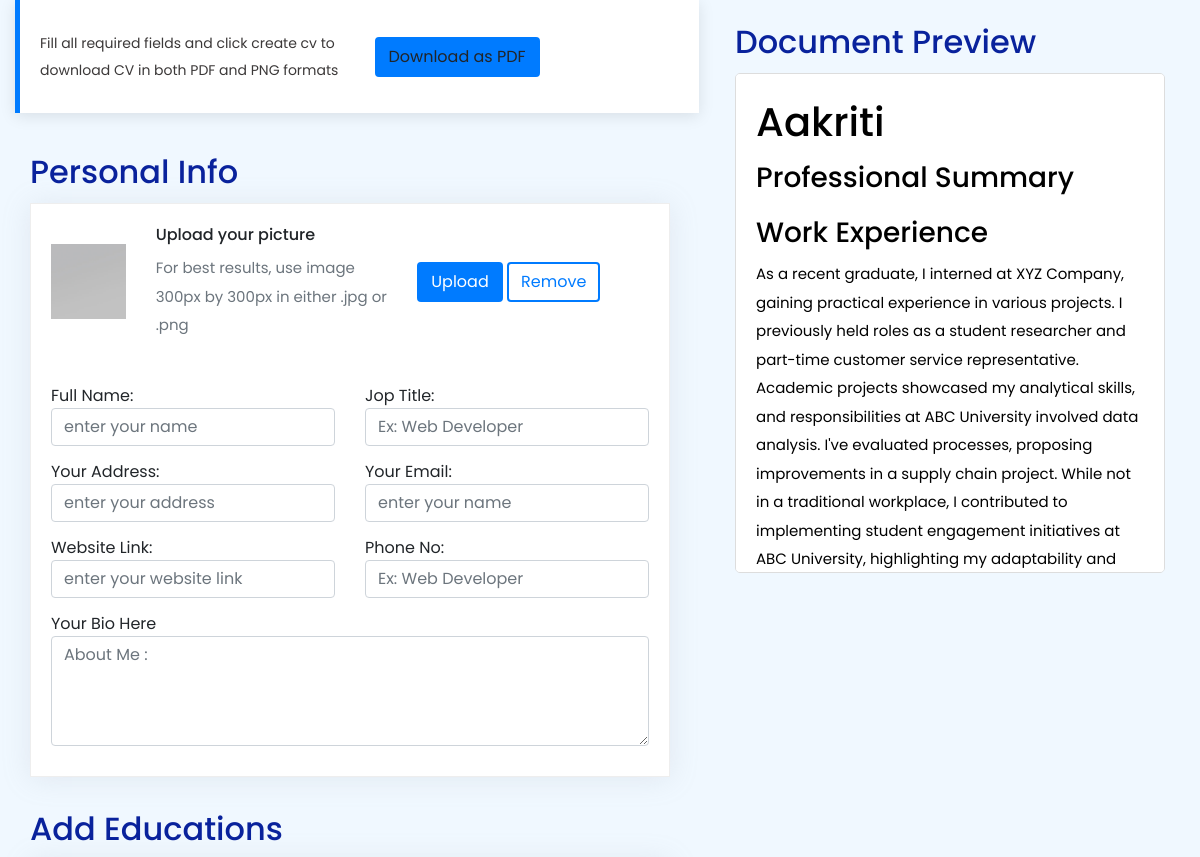
The app's page /test_buildCV (upper part), older data.
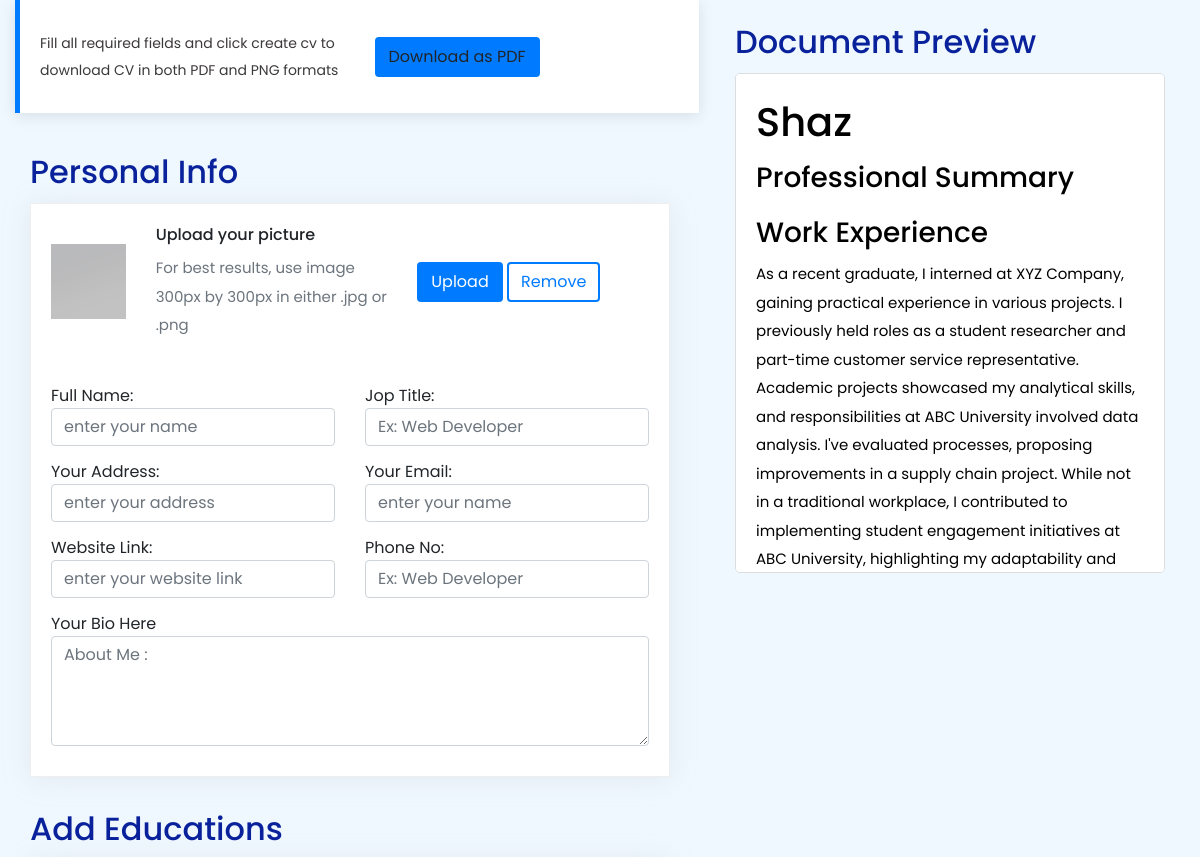
The same page, newer data.
### webapp/models.py (models this page shows, shortened)
class PersonalInformationQuestionResponse(models.Model):
    question_1 = models.TextField()
    question_2 = models.TextField()
    question_3 = models.TextField()
    question_4 = models.TextField()
    question_5 = models.TextField()

### webapp/views.py (the view)
# urls.py: path('test_buildCV', views.test_buildCV, name='test_buildCV'),
def test_buildCV(request):
    messages = [ {"role": "system", "content":
              "You are a intelligent assistant."} ]
    userQAresponse = "I have a solid background in IT with 3 years of experience. I have worked in various roles, including software engineer, where I've gained expertise in business analysis. My professional journey has been characterized by a commitment to  and a focus on delivering high-quality results. I am proficient in a variety of tools commonly used for business analysis. This includes advanced proficiency in tools such as Microsoft Excel for data analysis and visualization, SQL for database querying, and Tableau for creating insightful dashboards. Additionally, I have experience with business intelligence tools like Power BI and statistical analysis tools like R and Python. These tools have allowed me to extract meaningful insights from complex datasets, facilitating informed decision-making within the organizations I've worked for.One of my notable achievements is [provide a specific achievement]. In my previous role at [company], I spearheaded a [mention project or initiative] that resulted in [quantifiable result, such as increased efficiency, cost savings, revenue growth, etc.]. This accomplishment not only showcased my ability to [highlight a key skill or competency] but also had a tangible impact on the overall success of the team and the organization."
    latest_response = PersonalInformationQuestionResponse.objects.last()
    if latest_response:
        question_1_data = latest_response.question_1
        print(f"Retrieved data in chatgpt function: {question_1_data}")
        message = "Give a professional summary for Business Analysts profile in 4 sentences summarizing below content"
        if message:
            messages.append(
                {"role": "user", "content": message},
            )
            chat = openai.ChatCompletion.create(
                model="gpt-3.5-turbo", messages=messages
            )
        reply = chat.choices[0].message.content
        print(f"ChatGPT: {reply}")
        messages.append({"role": "assistant", "content": reply})
        context = {'reply':reply, 'question_1_data': question_1_data}
        return render(request, 'build_cv_template.html', context)

### webapp/templates/build_cv_template.html (shortened to what the changed rows need)
<!DOCTYPE html>
<html lang="zxx">
<head>
    <link rel="stylesheet" href="/static/css/style.css">
    <link rel="stylesheet" href="/static/css/responsive.css">
</head>
<body class="ali-bg">
    <section class="blog-area">
        <div class="container-fluid">
            <div class="row">
                <div class="col-12 col-md-7">
                    <div class="container">
                        <form method="post" action="#">
                            <div class="mt-150">
                                <h2>Personal Info</h2>
                            </div>
                            <div class="form-group add-edu">
                                <h2>Add Educations</h2>
                            </div>
                        </form>
                    </div>
                </div>
                <div class="col-12 col-md-5">
                    <div class="cv-prev">
                        <div id="previewPanel">
                            <div id="documentPreview">
                                <h2>Document Preview</h2>
                                <div id="previewContent" style="color:black">
                                    {% if question_1_data %}
                                    <h1>{{ question_1_data }}</h1>
                                    <h3> Professional Summary</h3>
                                    <h3> Work Experience</h3>
                                    <p style="color:black">As a recent graduate, I interned at XYZ Company, gaining practical experience in various projects. I previously held roles as a student researcher and part-time customer service representative. Academic projects showcased my analytical skills, and responsibilities at ABC University involved data analysis. I've evaluated processes, proposing improvements in a supply chain project. While not in a traditional workplace, I contributed to implementing student engagement initiatives at ABC University, highlighting my adaptability and commitment to positive change.<p>
                                {% else %}
                                    <p>No data available.</p>
                                {% endif %}
                                </div>
                            </div>
                        </div>
                    </div>
                </div>
            </div>
        </div>
    </section>
</body>
</html>

Row changes from the older to the newer data that the page shows:
no longer on this page (row edited): PersonalInformationQuestionResponse: question_1 "Aakriti"
added PersonalInformationQuestionResponse: question_1 "Shaz"
